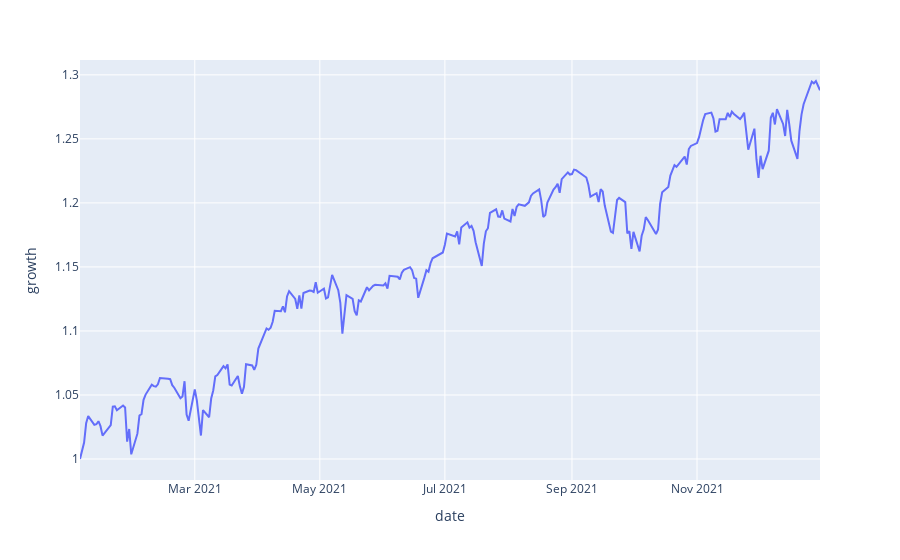

Notebook code cell kept with this figure:
### Markdown cell above
### SECTION 3: VISUALIZE

Recreate the following plot using the `index` data frame.

![](/Users/kellsworth/Developer/GitHub/python-dabbling/posit-academy/src/files/milestone_03_plot.png)

### Code cell
# Create line graph based on growth and date columns
fig = px.line(data_frame=index, x='date', y='growth')
fig.update_layout(
    xaxis_title="date",
    yaxis_title="growth"
)
fig.show()

### Figure 1 — Plotly figure (JSON) as saved in the notebook; plotly's stock layout.template omitted (floating-point values rounded to 4 significant figures; data arrays with more than 128 entries replaced by an {"elided": "..."} marker saying what was removed)
{"data": [{"hovertemplate": "date=%{x}<br>growth=%{y}<extra></extra>", "legendgroup": "", "line": {"color": "#636efa", "dash": "solid"}, "marker": {"symbol": "circle"}, "mode": "lines", "name": "", "orientation": "v", "showlegend": false, "type": "scatter", "x": {"elided": "252 str values"}, "xaxis": "x", "y": {"elided": "252 float values"}, "yaxis": "y"}], "layout": {"legend": {"tracegroupgap": 0}, "margin": {"t": 60}, "xaxis": {"anchor": "y", "domain": [0, 1], "title": {"text": "date"}}, "yaxis": {"anchor": "x", "domain": [0, 1], "title": {"text": "growth"}}}}
